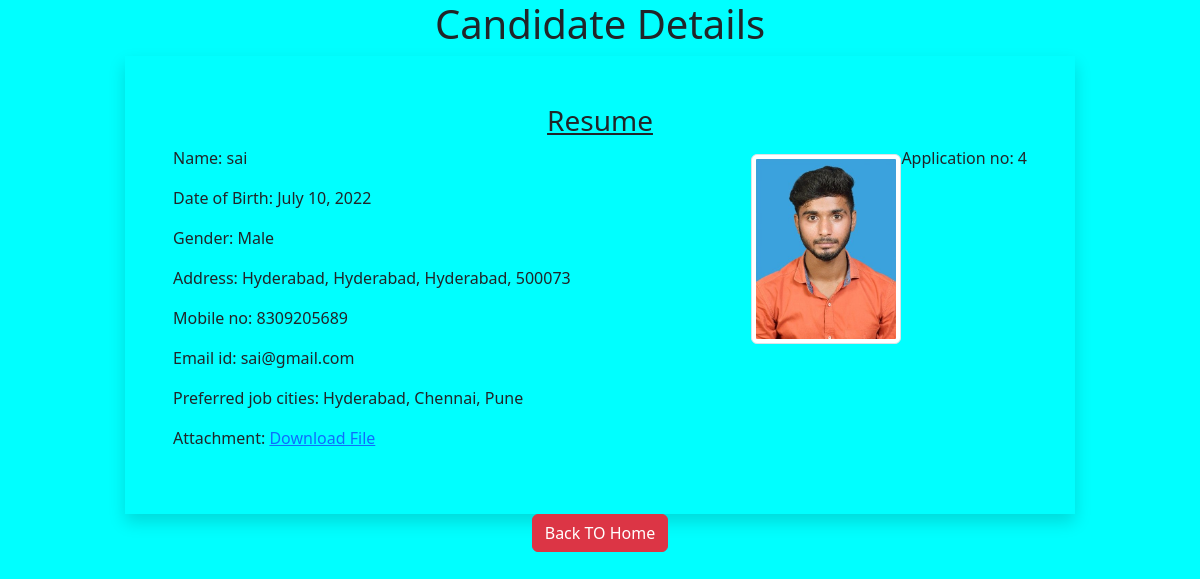
/4, run on the app's committed database.
### ResumeUploaderapp/models.py (models this page shows)
class Resume(models.Model):
    name = models.CharField(max_length=50)
    dob = models.DateField()
    gender = models.CharField(max_length=50)
    locality = models.CharField(max_length=50)
    city = models.CharField(max_length=50)
    pin = models.PositiveIntegerField()
    state = models.CharField(max_length=50, choices=STATE_CHOICES)
    mobile = models.PositiveIntegerField()
    email = models.EmailField()
    job_city = models.CharField(max_length=50)
    profile_image = models.ImageField(upload_to='profileimg', blank=True)
    my_file = models.FileField(upload_to='doc', blank=True)

### ResumeUploaderapp/views.py (the view)
# urls.py: path('<int:pk>', views.CandidateView.as_view(), name='candidate'),
class CandidateView(View):
    def get(self, request, pk):
        candidate = Resume.objects.get(pk=pk)
        return render(request, 'candidate.html', {'candidate': candidate})

### ResumeUploaderapp/templatetags/myfilter.py (called while the page is built)
@register.filter(name='remove_special')
def remove_chars(value, arg):
    for character in arg:
        value = value.replace(character, "")
    return value

### templates/candidate.html (shortened to what this page needs)
<!DOCTYPE html>
{% load myfilter %}
<html lang="en">
<head>
    <link href="https://cdn.jsdelivr.net/npm/bootstrap@5.3.3/dist/css/bootstrap.min.css" rel="stylesheet">
</head>
<body style="background-color: aqua">
<div class="container">
    <h1 class="alert-danger text-center">Candidate Details</h1>
    <div class="row">
        <div class="col-sm-10 shadow p-5 offset-sm-1">
            <h3 class="text-center"><u>Resume</u></h3>
            <p class="float-end">Application no: {{ candidate.id }}</p>
            <img src="{{ candidate.profile_image.url }}" alt="" class="img-fluid img-thumbnail float-end mt-2" width="150" height="150">
            <p>Name: {{ candidate.name }}</p>
            <p>Date of Birth: {{ candidate.dob }}</p>
            <p>Gender: {{ candidate.gender }}</p>
            <p>Address: {{ candidate.locality }}, {{ candidate.city }}, {{ candidate.state }}, {{ candidate.pin }}</p>
            <p>Mobile no: {{ candidate.mobile }}</p>
            <p>Email id: {{ candidate.email }}</p>
            <p>Preferred job cities: {{ candidate.job_city|remove_special:"[]'" }}</p>
            <p>Attachment: <a href="{{ candidate.my_file.url }}">Download File</a></p>
        </div>
        <div class="text-center">
            <a href="/" class="btn btn-danger">Back TO Home</a>
        </div>
    </div>
</div>
</body>
</html>

### data on the page
Resume: id "4", profile_image (picture), name "sai", dob "July 10, 2022", gender "Male", locality "Hyderabad", city "Hyderabad", state "Hyderabad", pin "500073", mobile "8309205689", email "sai@gmail.com", job_city|remove_special "Hyderabad, Chennai, Pune"
